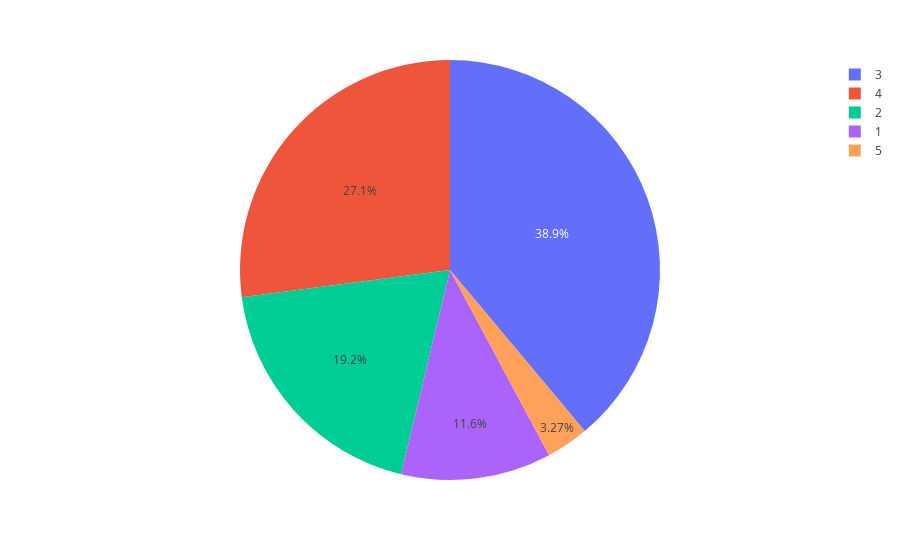

The code cell stored with this chart in its notebook:
### Code cell
px.pie(df_educ, values="Index", names="Education")

### Figure 1 — Plotly figure (JSON) as saved in the notebook; plotly's stock layout.template omitted (floating-point values rounded to 4 significant figures)
{"data": [{"domain": {"x": [0, 1], "y": [0, 1]}, "hovertemplate": "Education=%{label}<br>Index=%{value}<extra></extra>", "labels": [3, 4, 2, 1, 5], "legendgroup": "", "name": "", "showlegend": true, "type": "pie", "values": [572, 398, 282, 170, 48]}], "layout": {"legend": {"tracegroupgap": 0}, "margin": {"t": 60}}}
